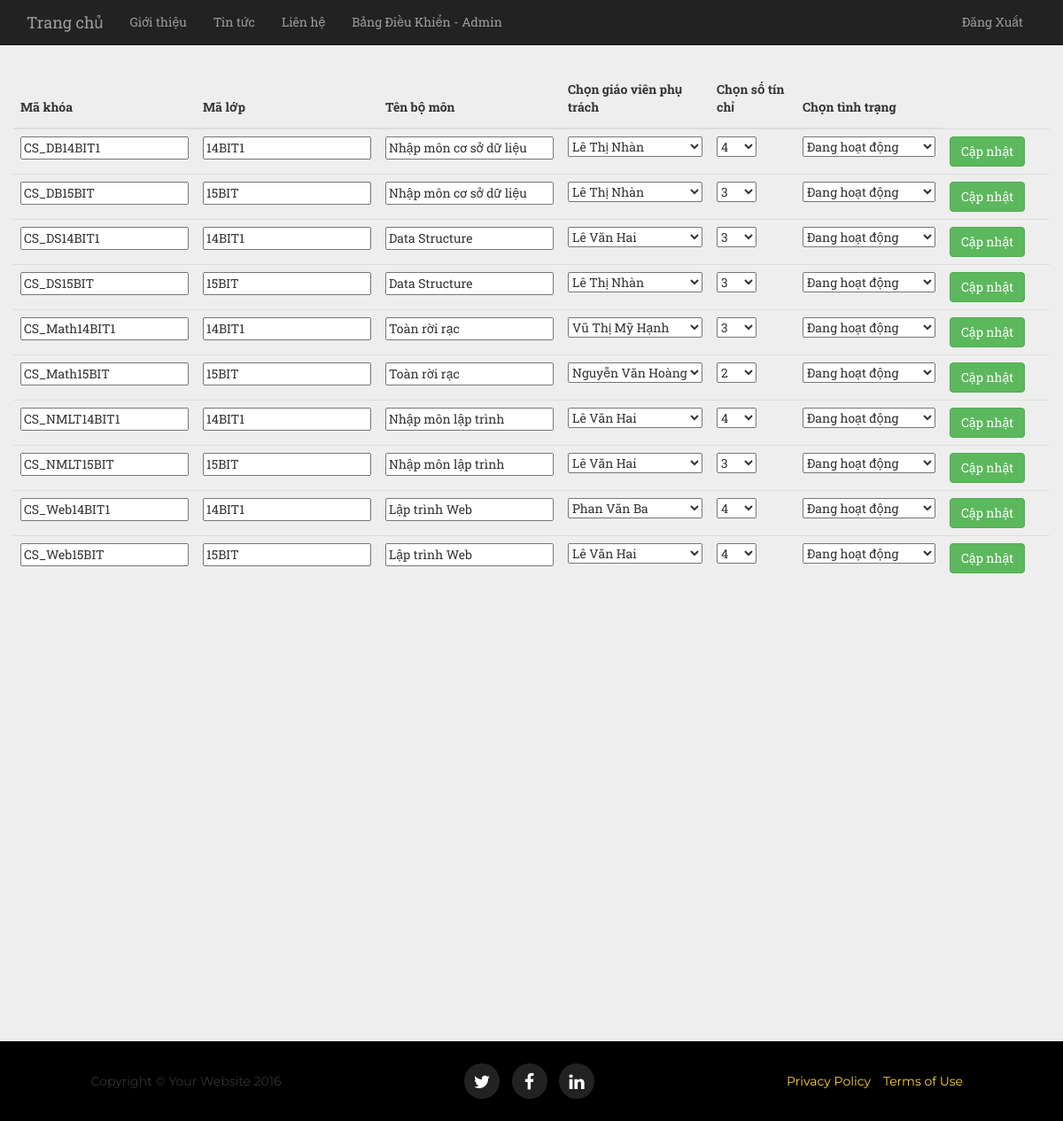
Screenshot of /admin-capnhatkhoa.php (signed in) with the database file from the repository.
### tables this page shows
CREATE TABLE `khoa` (
  `MaKhoa` varchar(20) NOT NULL,
  `MaLop` varchar(10) DEFAULT NULL,
  `MaBM` varchar(10) DEFAULT NULL,
  `MaGV` varchar(10) DEFAULT NULL,
  `SoTinChi` int(11) DEFAULT NULL,
  `TinhTrang` varchar(20) DEFAULT NULL
);

CREATE TABLE `bomon` (
  `MaBM` int(10) NOT NULL,
  `TenBM` varchar(50) DEFAULT NULL,
  `Phong` varchar(10) DEFAULT NULL,
  `SoDienThoai` varchar(20) DEFAULT NULL,
  `GVPhuTrach` varchar(10) DEFAULT NULL
);

### admin-capnhatkhoa.php (the view, shortened to what this page needs)
	<?php require("header.php"); ?>
	<link rel="stylesheet" href="css/style.css">
</head>
<body>
    <?php require("topnavbar.php") ?>
  	<hr><hr><hr>
   	<div class="container-fluid">
   		<div class="row">
   			<div class="col-lg-12">
				<form class="" action="" method="post">
				<table class="table table-hover">
					<thead>
						<th><label>Mã khóa</label></th>
						<th><label>Mã lớp</label></th>
						<th><label>Tên bộ môn</label></th>
						<th><label>Chọn giáo viên phụ trách</label></th>
						<th><label>Chọn số tín chỉ</label></th>
						<th><label>Chọn tình trạng</label></th>
					</thead>
					<tbody>
						<?php
							$str_laykhoa = "select * from khoa";
							$kq_laykhoa = mysqli_query($conn, $str_laykhoa);
							while($row = mysqli_fetch_array($kq_laykhoa))
							{
								echo "<tr>";
								echo "<td><input value='$row[MaKhoa]' name='makhoa' readonly></td>";
								echo "<td><input value='$row[MaLop]' name='malop' readonly></td>";
								$str_laytenbm = "select * from bomon where MaBM='$row[MaBM]'";
								$kq_laytenbm = mysqli_query($conn, $str_laytenbm);
								$row3 = mysqli_fetch_array($kq_laytenbm);
								echo "<td><input value='$row3[TenBM]' name='tenbm' readonly></td>";
								echo "<td><select name='giaovienpt'>";
								$str_laygv = "select * from user where LoaiUser='2'";
								$kq_laygv = mysqli_query($conn, $str_laygv);
								while($row1 = mysqli_fetch_array($kq_laygv))
								{
									if($row[MaGV]==$row1[MaUser])
									{
										echo "<option value='$row1[MaUser]' selected>$row1[HoTen]</option>";
									}
									else
									{
										echo "<option value='$row1[MaUser]'>$row1[HoTen]</option>";
									}
								}
								echo "<select></td>";
								echo "<td><select name='tinchi'>";
								echo "<optgroup label='Tín chỉ hiện tại'>
								<option value='$row[SoTinChi]' selected>$row[SoTinChi]</option>
								</optgroup>";
								echo "<optgroup label='Chọn mới tín chỉ'>
								<option value='1'>1</option>
								<option value='2'>2</option>
								<option value='3'>3</option>
								<option value='4'>4</option></optgroup>
								</select>
								</td>";
								echo "<td><select name='tinhtrang'>";
								echo "<optgroup label='Tình trạng hiện tại'>
								<option value='$row[TinhTrang]' selected>$row[TinhTrang]</option>
								</optgroup>";
								echo "<optgroup label='Chọn tình trạng mới'>
								<option value='Đang hoạt động'>Đang hoạt động</option>
								<option value='Ngừng hoạt động'>Ngừng hoạt động</option><optgroup>
								</select>
								</td>";
								echo "<td><input class='Up btn btn-success' value='Cập nhật' type='button'></td>";
								echo "</tr>";
							}
						?>
					</tbody>
				</table>
				</form>
			</div>
		</div>
	</div>
<?php require("footer.php") ?>

### css/full-slider.css (style rules this page uses)
html, body { height: 100%; }

### css/style.css (style rules this page uses)
body { background: #eee !important; }

### rows the page displays
khoa: makhoa "CS_DB14BIT1", malop "14BIT1", tenbm "Nhập môn cơ sở dữ liệu", tinchi "4", tinhtrang "Đang hoạt động"
khoa: makhoa "CS_DB15BIT", malop "15BIT", tenbm "Nhập môn cơ sở dữ liệu", tinchi "3", tinhtrang "Đang hoạt động"
khoa: makhoa "CS_DS14BIT1", malop "14BIT1", tenbm "Data Structure", tinchi "3", tinhtrang "Đang hoạt động"
khoa: makhoa "CS_DS15BIT", malop "15BIT", tenbm "Data Structure", tinchi "3", tinhtrang "Đang hoạt động"
khoa: makhoa "CS_Math14BIT1", malop "14BIT1", tenbm "Toàn rời rạc", tinchi "3", tinhtrang "Đang hoạt động"
khoa: makhoa "CS_Math15BIT", malop "15BIT", tenbm "Toàn rời rạc", tinchi "2", tinhtrang "Đang hoạt động"
khoa: makhoa "CS_NMLT14BIT1", malop "14BIT1", tenbm "Nhập môn lập trình", tinchi "4", tinhtrang "Đang hoạt động"
khoa: makhoa "CS_NMLT15BIT", malop "15BIT", tenbm "Nhập môn lập trình", tinchi "3", tinhtrang "Đang hoạt động"
khoa: makhoa "CS_Web14BIT1", malop "14BIT1", tenbm "Lập trình Web", tinchi "4", tinhtrang "Đang hoạt động"
khoa: makhoa "CS_Web15BIT", malop "15BIT", tenbm "Lập trình Web", tinchi "4", tinhtrang "Đang hoạt động"

### other values shown
form field giaovienpt "Lê Thị Nhàn"
form field giaovienpt "Lê Văn Hai"
form field giaovienpt "Vũ Thị Mỹ Hạnh"
form field giaovienpt "Nguyễn Văn Hoàng"
form field giaovienpt "Phan Văn Ba"
